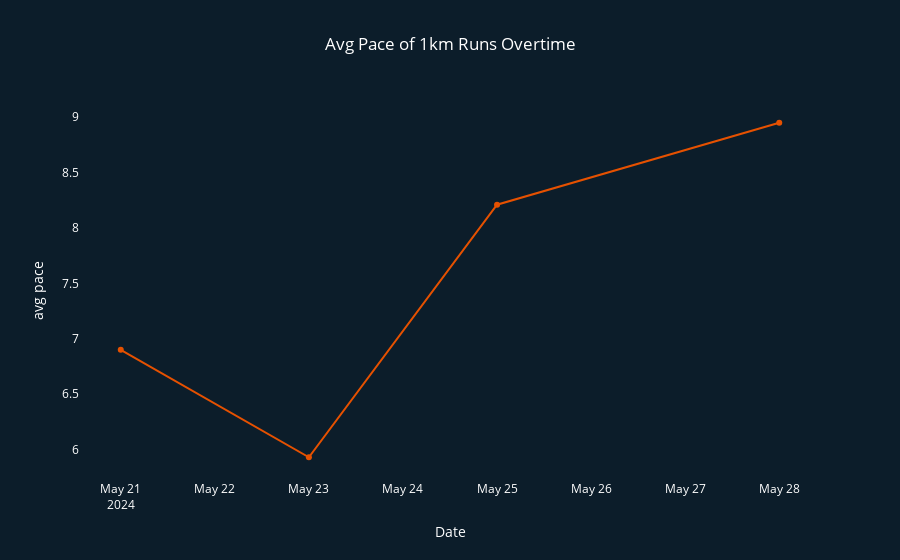

The notebook cell saved with this chart:
### Code cell
# AVG PACE OF 1KM RUNS OVERTIME

fig = px.line(runs_1k, 
              x='start_date',
              y='avg pace', 
              markers=True, 
              title="Avg Pace of 1km Runs Overtime",
              )
fig.update_traces(line_color="rgb(230, 81, 0)",
                  marker_color="rgb(230, 81, 0)",
                  marker_line_color='rgb(230, 81, 0)'
                  )

fig.update_layout(paper_bgcolor='rgb(12, 29, 42)', 
                  plot_bgcolor='rgb(12, 29, 42)', 
                  font=dict(color='white'),
                  title_x=0.5,
                  xaxis_title='Date',
                  )

fig.update_xaxes(showgrid=False, zeroline=False)
fig.update_yaxes(showgrid=False, zeroline=False)

fig.show()

### Figure 1 — Plotly figure (JSON) as saved in the notebook; plotly's stock layout.template omitted (floating-point values rounded to 4 significant figures)
{"data": [{"hovertemplate": "start_date=%{x}<br>avg pace=%{y}<extra></extra>", "legendgroup": "", "line": {"color": "rgb(230, 81, 0)", "dash": "solid"}, "marker": {"color": "rgb(230, 81, 0)", "line": {"color": "rgb(230, 81, 0)"}, "symbol": "circle"}, "mode": "lines+markers", "name": "", "orientation": "v", "showlegend": false, "type": "scatter", "x": ["2024-05-21", "2024-05-23", "2024-05-25", "2024-05-28"], "xaxis": "x", "y": [6.9, 5.93, 8.21, 8.95], "yaxis": "y"}], "layout": {"font": {"color": "white"}, "legend": {"tracegroupgap": 0}, "paper_bgcolor": "rgb(12, 29, 42)", "plot_bgcolor": "rgb(12, 29, 42)", "title": {"text": "Avg Pace of 1km Runs Overtime", "x": 0.5}, "xaxis": {"anchor": "y", "domain": [0, 1], "showgrid": false, "title": {"text": "Date"}, "zeroline": false}, "yaxis": {"anchor": "x", "domain": [0, 1], "showgrid": false, "title": {"text": "avg pace"}, "zeroline": false}}}
